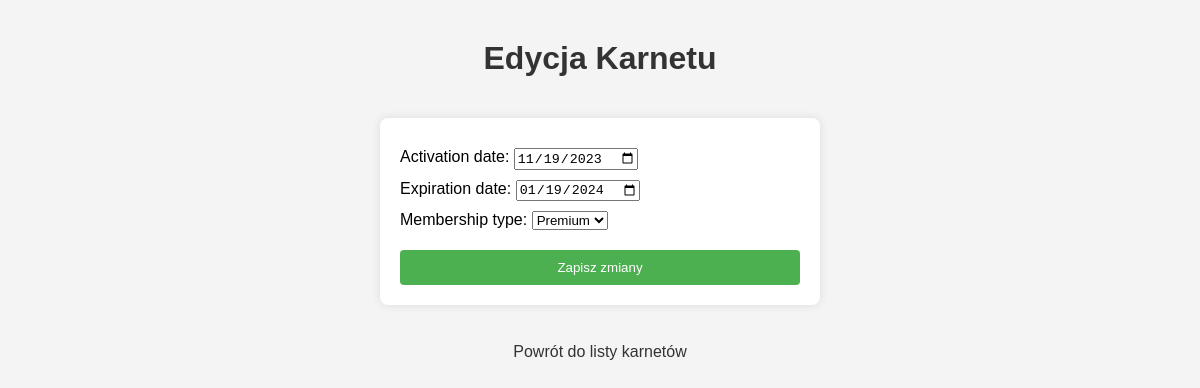
Page /memberships/edit/2/ (signed in) on the committed database.
### silownia_app/models.py (models this page shows, shortened)
class Membership(models.Model):
    MEMBERSHIP_CHOICES = [
        ('Normal', _('Normal')),
        ('Premium', _('Premium')),
    ]
    client = models.ForeignKey(Client, on_delete=models.CASCADE)
    activation_date = models.DateField()
    expiration_date = models.DateField()
    membership_type = models.CharField(
        max_length=10,
        choices=MEMBERSHIP_CHOICES,
        default='Normal',
    )

### silownia_app/views.py (the view)
# urls.py: path('memberships/edit/<int:membership_id>/', edit_membership, name='edit_membership'),
@user_passes_test(lambda user: user.is_active and (user.is_employee or user.is_admin), login_url='user_login')
def edit_membership(request, membership_id):
    membership = get_object_or_404(Membership, id=membership_id)
    if request.method == 'POST':
        form = MembershipEditForm(request.POST, instance=membership)
        if form.is_valid():
            form.save()
            return redirect('list_memberships')
    else:
        form = MembershipEditForm(instance=membership)
    return render(request, 'memberships/edit.html', {'form': form, 'membership': membership})

### silownia_app/forms.py
class MembershipEditForm(forms.ModelForm):
    class Meta:
        model = Membership
        fields = ['activation_date', 'expiration_date', 'membership_type']
        widgets = {
            'activation_date': forms.DateInput(attrs={'type': 'date'}),
            'expiration_date': forms.DateInput(attrs={'type': 'date'}),
        }

### silownia_app/templates/memberships/edit.html (shortened to what this page needs)
{% load static %}
<!DOCTYPE html>
<html>
<head>
    <link rel="stylesheet" type="text/css" href="{% static 'css_files/edit.css' %}">
</head>
<body>
    <h1>Edycja Karnetu</h1>
    <form method="post">
        {{ form.as_p }}
        <button type="submit">Zapisz zmiany</button>
    </form>
    <br>
    <a href="{% url 'list_memberships' %}">Powrót do listy karnetów</a>
</body>
</html>

### silownia_app/static/css_files/edit.css (style rules this page uses)
body { font-family: Arial, sans-serif; background-color: #f4f4f4; margin: 0; padding: 0; display: flex; flex-direction: column; align-items: center; min-height: 100vh; }
h1 { color: #333; margin-top: 40px; }
form { background-color: white; padding: 20px; border-radius: 8px; box-shadow: 0 0 10px rgba(0, 0, 0, 0.1); max-width: 400px; width: 100%; margin-top: 20px; }
form p { margin: 10px 0; }
button { background-color: #4CAF50; color: white; padding: 10px 20px; border: none; border-radius: 4px; cursor: pointer; margin-top: 10px; width: 100%; }
a { display: inline-block; margin-top: 20px; text-decoration: none; color: #333; }

### rows in the picture
Membership: activation_date "11/19/2023", expiration_date "01/19/2024", membership_type "Premium"
